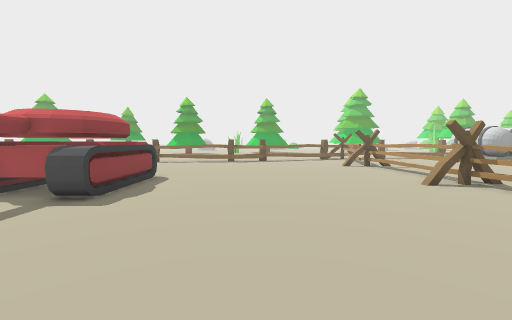
view 1 (above)

24 first-person views from a walk through a 3-D level made in the Unity game engine. The camera is 1.4 m above the floor, tilts 4° down and sees 90° across. The floor is counted in squares, 1 m on a side. Each view is taken from the middle of a square. On the plan, view 1 faces up. The plan holds only what a view shows up to about 13 squares ahead; the rest is blank. The place goes on beyond the plan. The player is left out.

view 2
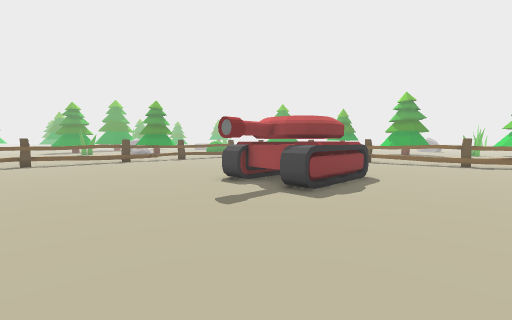

view 3
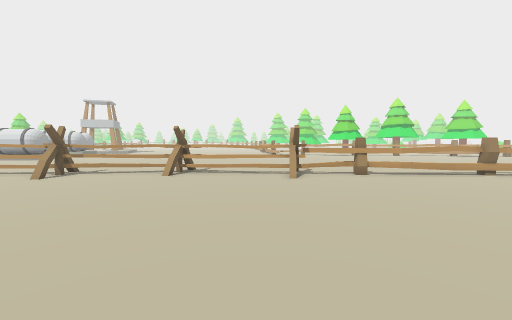

view 4
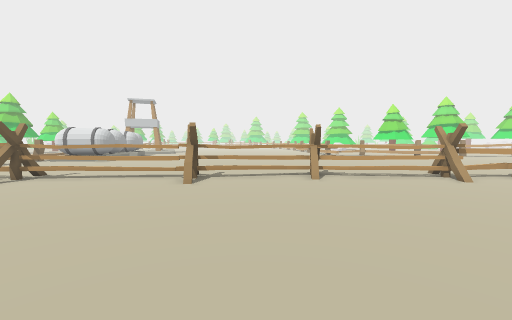

view 5
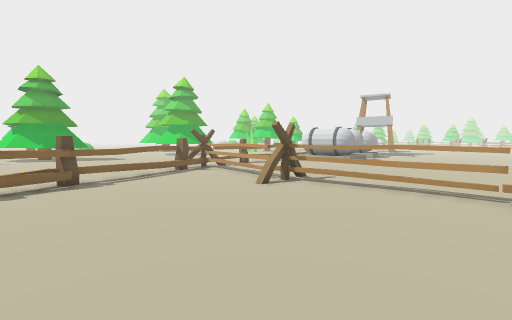

view 6
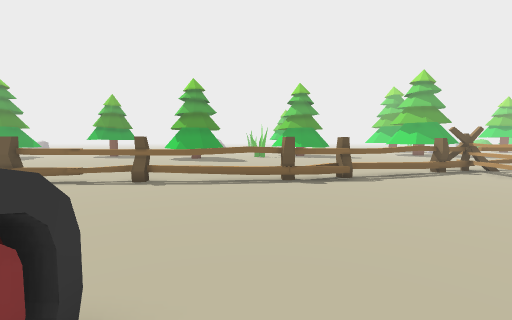

view 7
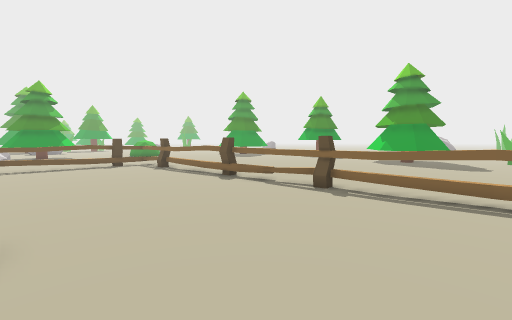

view 8
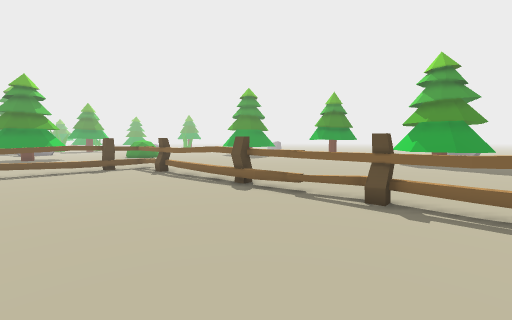

view 9
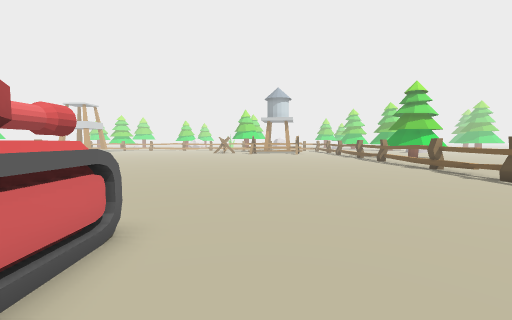

view 10
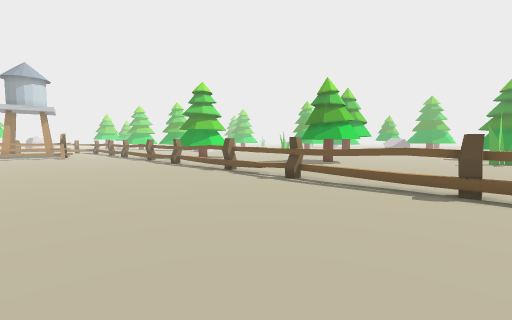

view 11
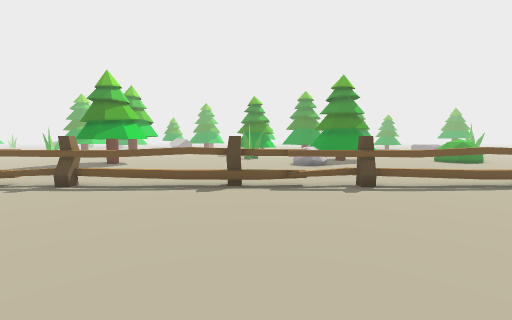

view 12
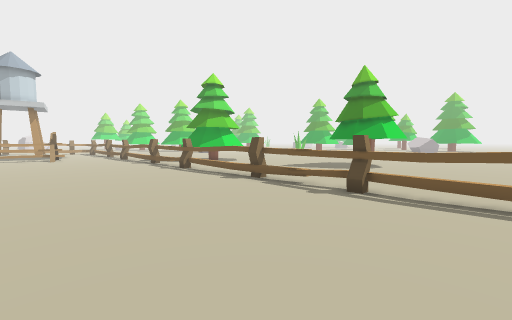

view 13
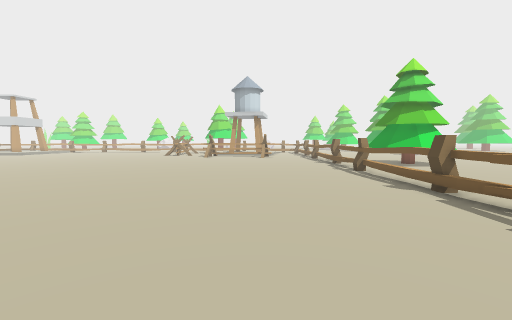

view 14
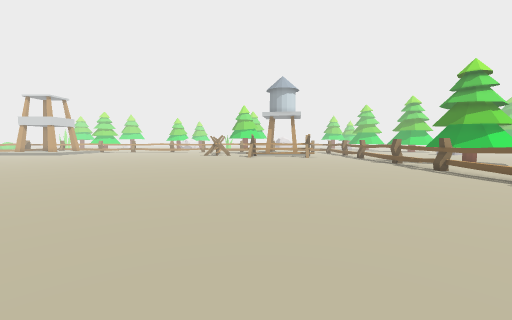

view 15
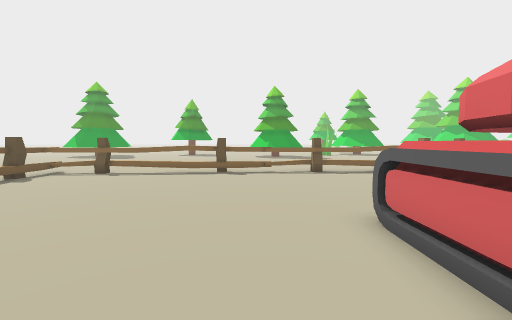

view 16
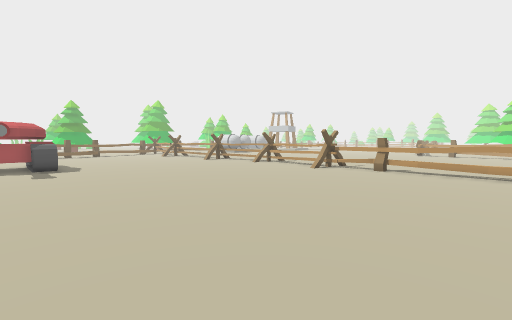

view 17
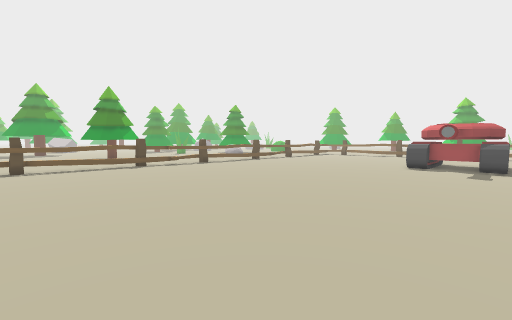

view 18
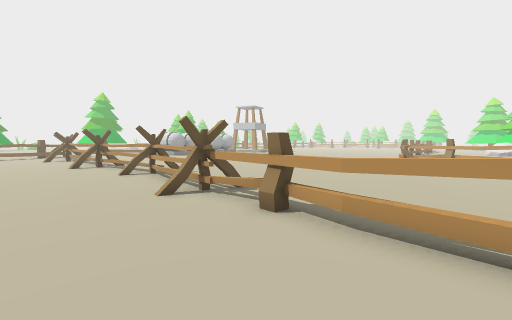

view 19
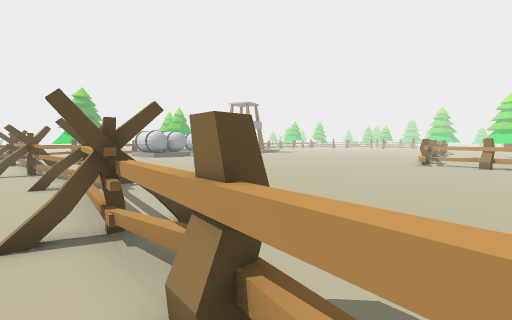

view 20
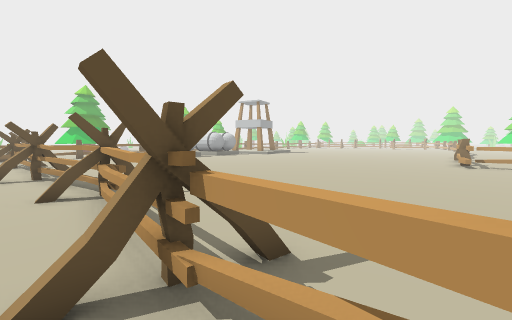

view 21
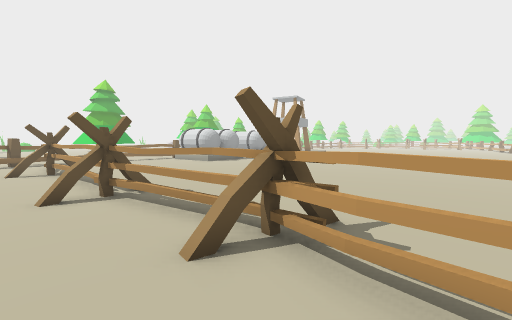

view 22
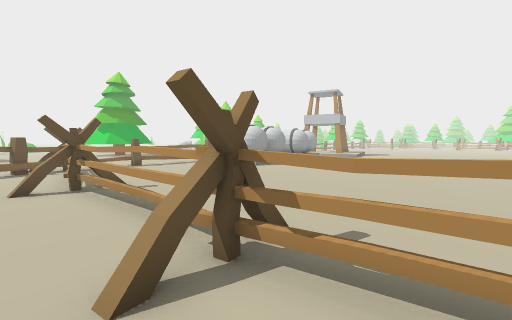

view 23
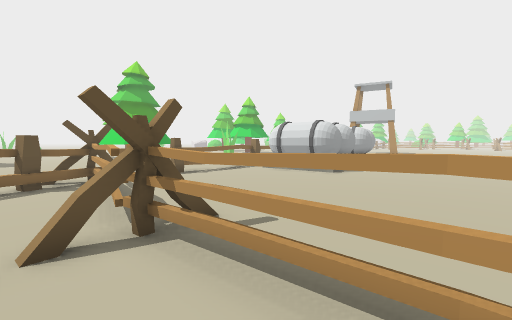

view 24
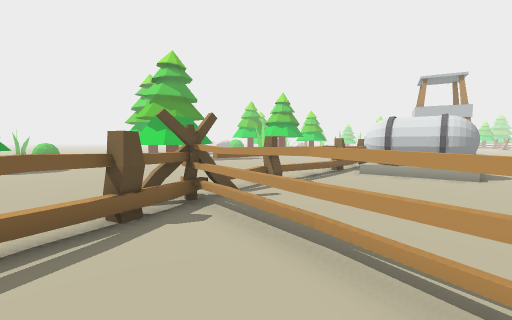

### Floor plan
Key: @ floor where view 1 was taken; # wall or solid block; x gap in a wall; . floor; = window, fence, low wall or low ledge; T thing the floor can be seen under or through; O other object.
Columns run from 19 left of view 1 to 24 right of it. Each row starts with its distance up from view 1.
 22                      ... OOO.##..###
 21                     .. ###OO.......O
 20         ........... ####..O.......OO
 19   ............ =#####.....O........O
 18 ##################........O........O
 17 ###.......................O........OO
 16 #........................OO...........
 15 #........................OO...........
 14 #.........................O...........
 13 #.........................O...........
 12 #.........................O...........
 11 #.........................O...........
 10 #..........OOO O..........O..........
  9 #..........OO  O..........OO.........
  8 #..........OO OO.........OO...........
  7 #..........OOOOO..........O...........
  6 #..........OOOOO..........OO.. .......
  5 #............O.............O.. ........
  4 #.........................OO.. ........
  3 #..........................O.. ........
  2 #..........................O..........
  1 #.........................OO...........
  0 #..................@......O.............
 -1 #.........................O..............
 -2 #.........................OO..............
 -3 #.........................T................
 -4 #.........................T................#
 -5 #.........................T................x
 -6 #.........................T................#
 -7 #.........................T.........
 -8 #.........................T.........
 -9 #.........................T..

Where each view was taken, in squares from view 1:
view 1: 0 up, 0 right, facing up
view 2: 0 up, 0 right, facing up-left
view 3: 0 up, 4 left, facing right
view 4: 6 up, 3 left, facing right
view 5: 9 up, 1 left, facing up-right
view 6: 9 up, 3 left, facing up
view 7: 11 up, 3 left, facing up-left
view 8: 12 up, 5 left, facing up-left
view 9: 10 up, 10 left, facing down
view 10: 7 up, 11 left, facing down-left
view 11: 7 up, 11 left, facing left
view 12: 4 up, 12 left, facing down-left
view 13: 4 up, 14 left, facing down
view 14: 4 up, 10 left, facing down
view 15: 6 up, 10 left, facing up
view 16: 9 down, 6 left, facing up-right
view 17: 9 down, 4 left, facing up-left
view 18: 8 down, 3 right, facing up-right
view 19: 6 down, 6 right, facing up-right
view 20: 4 down, 6 right, facing up-right
view 21: 1 up, 5 right, facing up-right
view 22: 6 up, 5 right, facing up-right
view 23: 11 up, 5 right, facing up-right
view 24: 16 up, 4 right, facing up-right
